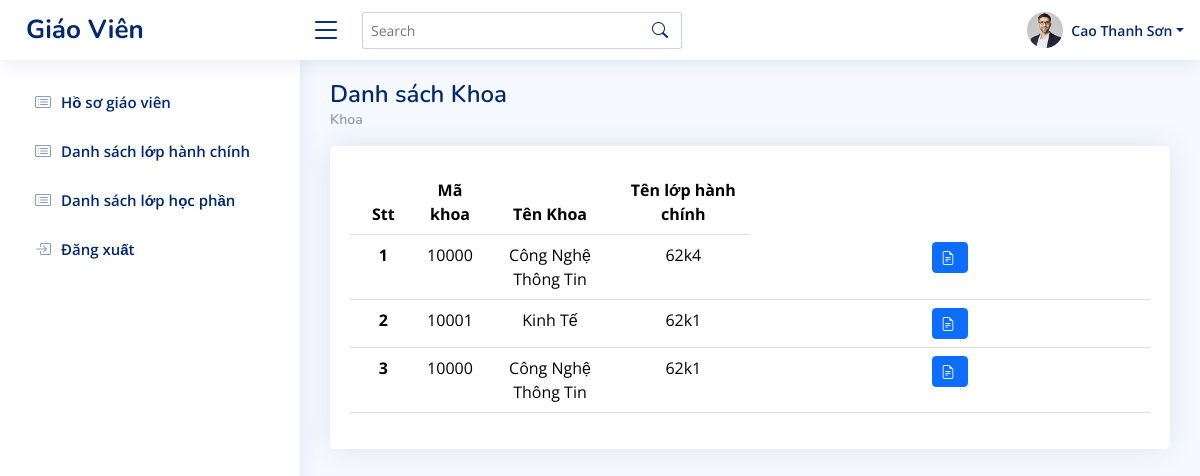
/thongtin/giaovien/index.php?action=khoa&idgv=1 (signed in), run on the app's committed database.
### tables this page shows
CREATE TABLE `viewusergv_khoa` (
  `id` int(11) NOT NULL,
  `magv` int(11) NOT NULL,
  `makhoa` int(11) NOT NULL,
  `malhc` int(11) NOT NULL
);

CREATE TABLE `qlkhoa` (
  `idkhoa` int(11) NOT NULL,
  `tenkhoa` varchar(255) NOT NULL
);

CREATE TABLE `qllophanhchinh` (
  `idlhc` int(11) NOT NULL,
  `tenlop` varchar(255) NOT NULL,
  `makhoa` int(11) NOT NULL
);

CREATE TABLE `usergv` (
  `idgv` int(11) NOT NULL,
  `username` varchar(50) NOT NULL,
  `password` varchar(255) NOT NULL,
  `email` varchar(100) NOT NULL,
  `sdt` int(11) NOT NULL,
  `diachi` varchar(255) DEFAULT NULL,
  `created_at` varchar(255) NOT NULL
);

### thongtin/giaovien/modules/mucchinh/khoa.php (the view)
<?php
$sql_danhsach = "SELECT*FROM usergv g
                JOIN viewusergv_khoa v ON v.magv = g.idgv
                JOIN qlkhoa k ON k.idkhoa = v.makhoa
                JOIN qllophanhchinh c ON c.idlhc = v.malhc
                WHERE g.idgv = '$_GET[idgv]' ORDER BY v.id";
$query_danhsach = mysqli_query($mysqli,$sql_danhsach);
$sql_danhsach2 = "SELECT*FROM usergv g
                JOIN viewusergv_khoa v ON v.magv = g.idgv
                JOIN qlkhoa k ON k.idkhoa = v.makhoa
                JOIN qllophanhchinh c ON c.idlhc = v.malhc
                WHERE g.idgv = '$_GET[idgv]' ORDER BY v.id";
$query_danhsach2 = mysqli_query($mysqli,$sql_danhsach2);
?>
<main id="main" class="main">
    <?php
        $row = mysqli_fetch_array($query_danhsach2);
        if($row){
        ?>
    <div class="pagetitle">
    <h1>Danh sách Khoa</h1>
    <nav>
    <ol class="breadcrumb">
      <li class="breadcrumb-item"><a href="index.php?action=khoa&idgv=<?php echo $row['idgv'] ?>">Khoa</a></li>
  </nav>
</div>
<?php } ?>
    <section class="section dashboard">
        <div class="row">
            <div class="col-12">
                <div class="card recend-sales overflow-auto">
                    <div class="card-body mt-4">
                    <?php if ($query_danhsach->num_rows > 0): ?>
                        <table class="table table-broderless datatable">
                            <thead>
                                <tr>
                                    <th class="col-1 text-center">Stt</th>
                                    <th class="col-1 text-center">Mã khoa</th>
                                    <th class="col-2 text-center">Tên Khoa</th>
                                    <th class="col-2 text-center">Tên lớp hành chính</th>
                                </tr>
                            </thead>
                            <body>
                                <?php
                                $i = 0;
                                while($row = mysqli_fetch_array($query_danhsach)){
                                    $i++;
                                ?>
                                <tr>
                                    <th class="text-center" scope="row"><?php echo $i ?> </th>
                                    <td class="text-center"><?php echo $row['idkhoa'] ?></td>
                                    <td class="text-center"><?php echo $row['tenkhoa'] ?></td>
                                    <td class="text-center"><?php echo $row['tenlop'] ?></td>
                                    <td class="text-center">
                                        <a href="index.php?action=danh-sach-sv&idgv=<?php echo $row['idgv'] ?>&malhc=<?php echo $row['malhc'] ?>" class="btn btn-primary btn-sm" title="noi dung"><i class="bi bi-file-earmark-text me-1"></i></a>
                                    </td>
                                </tr>
                                <?php
                                }
                                ?>
                            </body>
                        </table>
                        <?php else: ?>
          <h2>Chưa có khoa nào</h2>
      <?php endif; ?>
                    </div>
                </div>
            </div>
        </div>
    </section>
</main>

### thongtin/giaovien/modules/header.php (shortened to what this page needs)
<?php
$user_id = mysqli_real_escape_string($mysqli, $_SESSION['user_id']);
$sql_danhsach = "SELECT *
               FROM usergv
               WHERE idgv='$user_id'";
$query_danhsach = mysqli_query($mysqli,$sql_danhsach);
?>
<header id="header" class="header fixed-top d-flex align-items-center">
    <div class="d-flex align-items-center justify-content-between">
      <a href="http://localhost/thuctap/thongtin/giaovien/" class="logo d-flex align-items-center">
        <span class="d-none d-lg-block">Giáo Viên</span>
      </a>
      <i class="bi bi-list toggle-sidebar-btn"></i>
    </div>
    <div class="search-bar">
      <form class="search-form d-flex align-items-center" method="POST" action="#">
        <input type="text" name="query" placeholder="Search" title="Enter search keyword">
        <button type="submit" title="Search"><i class="bi bi-search"></i></button>
      </form>
    </div>
    <nav class="header-nav ms-auto">
      <ul class="d-flex align-items-center">
     <li class="nav-item dropdown pe-3">
          <?php
          while($row = mysqli_fetch_array($query_danhsach)){
          ?>
          <a class="nav-link nav-profile d-flex align-items-center pe-0" href="#" data-bs-toggle="dropdown">
            <img src="assets/img/profile-img.jpg" alt="Profile" class="rounded-circle">
            <span class="d-none d-md-block dropdown-toggle ps-2"><?php echo $row['username'] ?></span>
          </a>
          <?php } ?>
     </li>
      </ul>
    </nav>
  </header>

### thongtin/giaovien/modules/sidebar.php (shortened to what this page needs)
<?php
    $user_id = mysqli_real_escape_string($mysqli, $_SESSION['user_id']);
    $sql_danhsach = "SELECT * FROM usergv WHERE idgv = '$user_id'";
    $query_danhsach = mysqli_query($mysqli, $sql_danhsach);
?>
<aside id="sidebar" class="sidebar">
<ul class="sidebar-nav" id="sidebar-nav">
<?php
   while($row = mysqli_fetch_array($query_danhsach)){
    ?>
<li class="nav-item">
    <a class="nav-link collapsed" href="index.php?action=ho-so-giao-vien&idgv=<?php echo $row['idgv'] ?>">
      <i class="bi bi-card-list"></i>
          <span>Hồ sơ giáo viên</span>
    </a>
  </li>
  <li class="nav-item">
    <a class="nav-link collapsed" href="index.php?action=khoa&idgv=<?php echo $row['idgv'] ?>">
      <i class="bi bi-card-list"></i>
      <span>Danh sách lớp hành chính</span>
    </a>
  </li>
  <li class="nav-item">
    <a class="nav-link collapsed" href="index.php?action=lop-hoc-phan&idgv=<?php echo $row['idgv'] ?>">
      <i class="bi bi-card-list"></i>
      <span>Danh sách lớp học phần</span>
    </a>
  </li>
  <?php }?>
  <li class="nav-item">
    <a class="nav-link collapsed" href="index.php?action=1">
      <i class="bi bi-box-arrow-in-right"></i>
      <span>Đăng xuất</span>
    </a>
  </li>
</ul>
</aside>

### thongtin/giaovien/assets/css/style.css (style rules this page uses)
:root { scroll-behavior: smooth; }
body { font-family: "Open Sans", sans-serif; background: #f6f9ff; color: #444444; }
a { color: #4154f1; text-decoration: none; }
h1, h2, h3, h4, h5, h6 { font-family: "Nunito", sans-serif; }
#main { margin-top: 60px; padding: 20px 30px; transition: all 0.3s; }
.pagetitle { margin-bottom: 10px; }
.pagetitle h1 { font-size: 24px; margin-bottom: 0; font-weight: 600; color: #012970; }
.card { margin-bottom: 30px; border: none; border-radius: 5px; box-shadow: 0px 0 30px rgba(1, 41, 112, 0.1); }
.card-body { padding: 0 20px 20px 20px; }
.breadcrumb { font-size: 14px; font-family: "Nunito", sans-serif; color: #899bbd; font-weight: 600; }
.breadcrumb a { color: #899bbd; transition: 0.3s; }
.breadcrumb .breadcrumb-item::before { color: #899bbd; }
.logo { line-height: 1; }
@media (min-width: 1200px) { .logo { width: 280px; } }
.logo span { font-size: 26px; font-weight: 700; color: #012970; font-family: "Nunito", sans-serif; }
.header { transition: all 0.5s; z-index: 997; height: 60px; box-shadow: 0px 2px 20px rgba(1, 41, 112, 0.1); background-color: #fff; padding-left: 20px; }
.header .toggle-sidebar-btn { font-size: 32px; padding-left: 10px; cursor: pointer; color: #012970; }
.header .search-bar { min-width: 360px; padding: 0 20px; }
.header .search-form { width: 100%; }
.header .search-form input { border: 0; font-size: 14px; color: #012970; border: 1px solid rgba(1, 41, 112, 0.2); padding: 7px 38px 7px 8px; border-radius: 3px; transition: 0.3s; width: 100%; }
.header .search-form button { border: 0; padding: 0; margin-left: -30px; background: none; }
.header .search-form button i { color: #012970; }
.header-nav ul { list-style: none; }
.header-nav>ul { margin: 0; padding: 0; }
.header-nav .nav-profile { color: #012970; }
.header-nav .nav-profile img { max-height: 36px; }
.header-nav .nav-profile span { font-size: 14px; font-weight: 600; }
.sidebar { position: fixed; top: 60px; left: 0; bottom: 0; width: 300px; z-index: 996; transition: all 0.3s; padding: 20px; overflow-y: auto; scrollbar-width: thin; scrollbar-color: #aab7cf transparent; box-shadow: 0px 0px 20px rgba(1, 41, 112, 0.1); background-color: #fff; }
@media (min-width: 1200px) { #main, #footer { margin-left: 300px; } }
.sidebar-nav { padding: 0; margin: 0; list-style: none; }
.sidebar-nav li { padding: 0; margin: 0; list-style: none; }
.sidebar-nav .nav-item { margin-bottom: 5px; }
.sidebar-nav .nav-link { display: flex; align-items: center; font-size: 15px; font-weight: 600; color: #4154f1; transition: 0.3; background: #f6f9ff; padding: 10px 15px; border-radius: 4px; }
.sidebar-nav .nav-link i { font-size: 16px; margin-right: 10px; color: #4154f1; }
.sidebar-nav .nav-link.collapsed { color: #012970; background: #fff; }
.sidebar-nav .nav-link.collapsed i { color: #899bbd; }

### data on the page
viewusergv_khoa: makhoa.idkhoa "10000", makhoa.tenkhoa "Công Nghệ Thông Tin", malhc.tenlop "62k4"
viewusergv_khoa: makhoa.idkhoa "10001", makhoa.tenkhoa "Kinh Tế", malhc.tenlop "62k1"
viewusergv_khoa: makhoa.idkhoa "10000", makhoa.tenkhoa "Công Nghệ Thông Tin", malhc.tenlop "62k1"
usergv: username "Cao Thanh Sơn"
